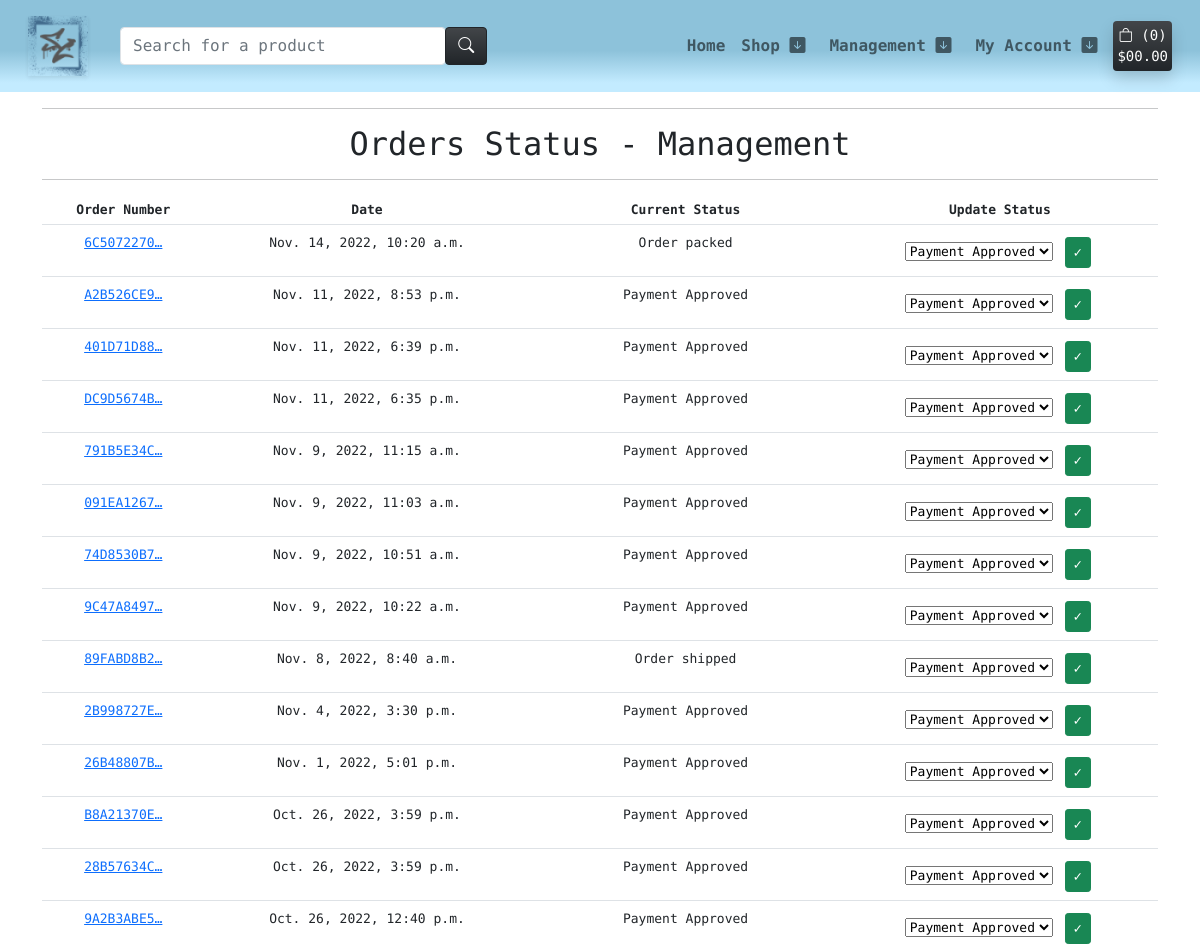
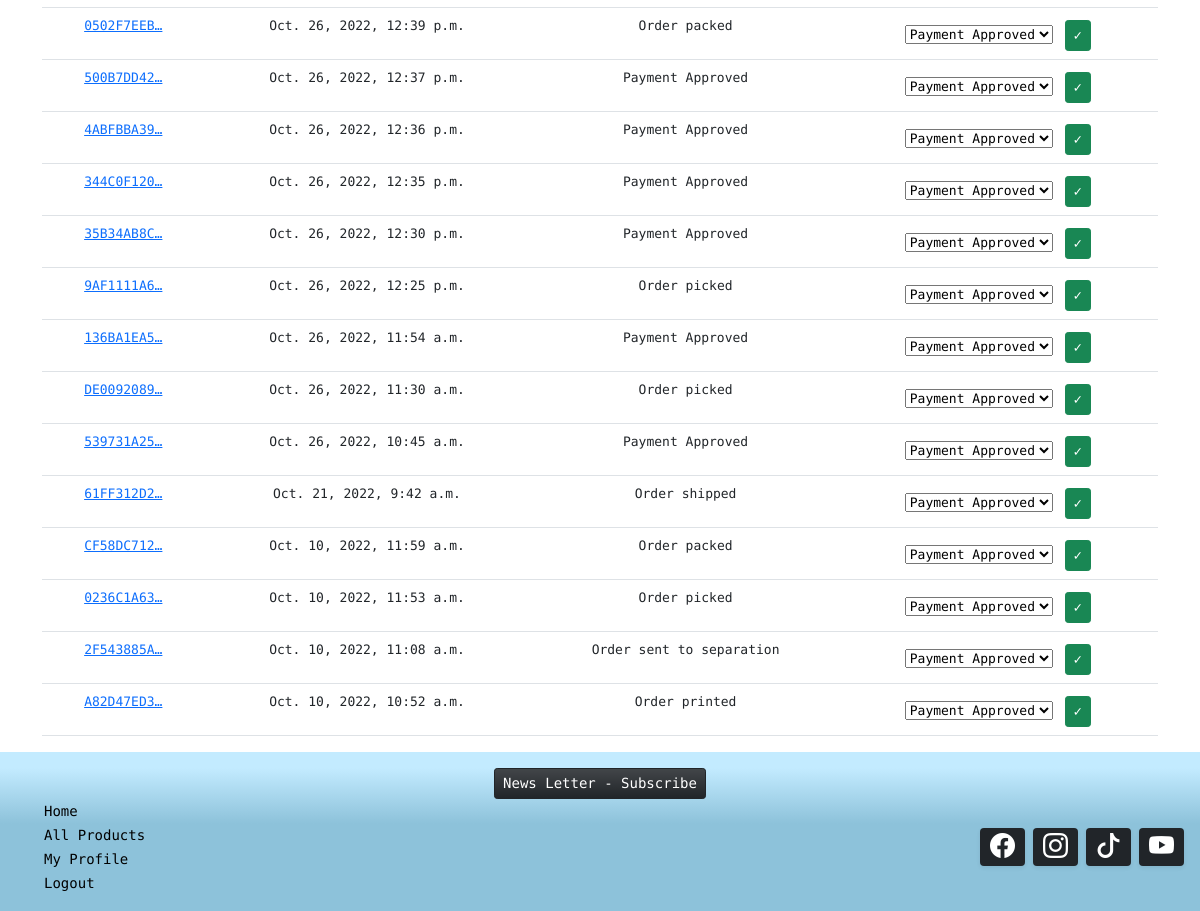
The app's page /management/orders-status/ (signed in) with its own data (2 pictures, top to bottom).
### checkout/models.py (models this page shows, shortened)
class Order(models.Model):
    order_number = models.CharField(max_length=32, null=False, editable=False)
    user_profile = models.ForeignKey(UserProfile, on_delete=models.SET_NULL,
                                     null=True, blank=True, related_name='orders')
    full_name = models.CharField(max_length=50, null=False, blank=False)
    email = models.EmailField(max_length=254, null=False, blank=False)
    phone_number = models.CharField(max_length=20, null=False, blank=False)
    country = CountryField(blank_label='Country *', null=False, blank=False)
    postcode = models.CharField(max_length=20, null=True, blank=True)
    town_or_city = models.CharField(max_length=40, null=False, blank=False)
    street_address1 = models.CharField(max_length=80, null=False, blank=False)
    street_address2 = models.CharField(max_length=80, null=True, blank=True)
    county = models.CharField(max_length=80, null=True, blank=True)
    date = models.DateTimeField(auto_now_add=True)
    valid_coupon = models.CharField(max_length=25, null=True, blank=True)
    discount_total = models.DecimalField(max_digits=6, decimal_places=2, null=False, default=0)
    delivery_cost = models.DecimalField(max_digits=6, decimal_places=2, null=False, default=0)
    order_total = models.DecimalField(max_digits=10, decimal_places=2, null=False, default=0)
    grand_total = models.DecimalField(max_digits=10, decimal_places=2, null=False, default=0)
    original_bag = models.TextField(null=False, blank=False, default='')
    stripe_pid = models.CharField(max_length=254, null=False, blank=False, default='')
    STATUS_A = 'Payment Approved'
    STATUS_ONE = 'Order printed'
    STATUS_TWO = 'Order picked'
    STATUS_THREE = 'Order packed'
    STATUS_FOUR = 'Order shipped'
    STATUS_FIVE = 'Order delivered'
    ORDER_STATUS = [
        (STATUS_A, 'Payment Approved'),
        (STATUS_ONE, 'Order printed'),
        (STATUS_TWO, 'Order picked'),
        (STATUS_THREE, 'Order packed'),
        (STATUS_FOUR, 'Order shipped'),
        (STATUS_FIVE, 'Order delivered')
        ]
    status = models.CharField(
        max_length=25,
        choices=ORDER_STATUS,
        blank=False, default=STATUS_A
        )

### management/views.py (the view)
# urls.py: path('orders-status/', views.orders_status, name='orders_status'),
@login_required
def orders_status(request):
    orders = Order.objects.all().order_by("-date")
    form = OrderStatusForm()
    if not request.user.is_superuser:
        messages.error(request, 'Sorry, only store owners can view this page.')
        return redirect(reverse('home'))
    context = {
        'orders': orders,
        'form': form,
    }
    return render(request, 'management/admin_status.html', context)

### management/forms.py
class OrderStatusForm(forms.ModelForm):
    class Meta:
        model = Order
        fields = [
            'status'
        ]

### templates/management/admin_status.html (shortened to what this page needs)
{% extends "base.html" %}
{% load i18n %}
{% block content %}
<div class="container text-center">
    <hr>
    <h2 class="m-2">Orders Status - Management</h2>
    <hr>
</div>
{% load account %}
<div class="container text-center">
    <div class="row">
        <div class="col table-responsive">
            <table class="table table-sm table-borderless" style="font-size: 13px;">
                <thead>
                    <tr class="border-bottom">
                        <th>Order Number</th>
                        <th>Date</th>
                        <th>Current Status</th>
                        <th>Update Status</th>
                    </tr>
                </thead>
                <tbody>
                    {% for order in orders %}
                        <tr class="border-bottom">
                            <td class="pt-2">
                                <a href="{% url 'order_details' order.order_number %}"
                                title="{{ order.order_number }}">
                                    {{ order.order_number|truncatechars:10 }}
                                </a>
                            </td>
                            <td class="pt-2">{{ order.date }}</td>
                            <td class="pt-2">{{ order.status }}</td>
                            <td class="pt-2">
                                <form method="POST" action="{% url 'update_status' order.pk %}">
                                    {% for field in form %}
                                        {{ field }}
                                    {% endfor %}
                                    <input class="btn btn-sm btn-success m-1" type="submit" value="&#x2713">
                                </form>
                            </td>
                        </tr>
                    {% endfor %}
                </tbody>
            </table>
        </div>
    </div>
</div>
{%endblock%}

### static/css/style.css (style rules this page uses)
body { font-family: 'Syne Mono', sans-serif; }

### records on screen
Order: order_number "6C5072270…", date "Nov. 14, 2022, 10:20 a.m.", status "Order packed"
Order: order_number "A2B526CE9…", date "Nov. 11, 2022, 8:53 p.m.", status "Payment Approved"
Order: order_number "401D71D88…", date "Nov. 11, 2022, 6:39 p.m.", status "Payment Approved"
Order: order_number "DC9D5674B…", date "Nov. 11, 2022, 6:35 p.m.", status "Payment Approved"
Order: order_number "791B5E34C…", date "Nov. 9, 2022, 11:15 a.m.", status "Payment Approved"
Order: order_number "091EA1267…", date "Nov. 9, 2022, 11:03 a.m.", status "Payment Approved"
Order: order_number "74D8530B7…", date "Nov. 9, 2022, 10:51 a.m.", status "Payment Approved"
Order: order_number "9C47A8497…", date "Nov. 9, 2022, 10:22 a.m.", status "Payment Approved"
Order: order_number "89FABD8B2…", date "Nov. 8, 2022, 8:40 a.m.", status "Order shipped"
Order: order_number "2B998727E…", date "Nov. 4, 2022, 3:30 p.m.", status "Payment Approved"
Order: order_number "26B48807B…", date "Nov. 1, 2022, 5:01 p.m.", status "Payment Approved"
Order: order_number "B8A21370E…", date "Oct. 26, 2022, 3:59 p.m.", status "Payment Approved"
Order: order_number "28B57634C…", date "Oct. 26, 2022, 3:59 p.m.", status "Payment Approved"
Order: order_number "9A2B3ABE5…", date "Oct. 26, 2022, 12:40 p.m.", status "Payment Approved"
Order: order_number "0502F7EEB…", date "Oct. 26, 2022, 12:39 p.m.", status "Order packed"
Order: order_number "500B7DD42…", date "Oct. 26, 2022, 12:37 p.m.", status "Payment Approved"
Order: order_number "4ABFBBA39…", date "Oct. 26, 2022, 12:36 p.m.", status "Payment Approved"
Order: order_number "344C0F120…", date "Oct. 26, 2022, 12:35 p.m.", status "Payment Approved"
Order: order_number "35B34AB8C…", date "Oct. 26, 2022, 12:30 p.m.", status "Payment Approved"
Order: order_number "9AF1111A6…", date "Oct. 26, 2022, 12:25 p.m.", status "Order picked"
Order: order_number "136BA1EA5…", date "Oct. 26, 2022, 11:54 a.m.", status "Payment Approved"
Order: order_number "DE0092089…", date "Oct. 26, 2022, 11:30 a.m.", status "Order picked"
Order: order_number "539731A25…", date "Oct. 26, 2022, 10:45 a.m.", status "Payment Approved"
Order: order_number "61FF312D2…", date "Oct. 21, 2022, 9:42 a.m.", status "Order shipped"
Order: order_number "CF58DC712…", date "Oct. 10, 2022, 11:59 a.m.", status "Order packed"
Order: order_number "0236C1A63…", date "Oct. 10, 2022, 11:53 a.m.", status "Order picked"
Order: order_number "2F543885A…", date "Oct. 10, 2022, 11:08 a.m.", status "Order sent to separation"
Order: order_number "A82D47ED3…", date "Oct. 10, 2022, 10:52 a.m.", status "Order printed"

### other values on screen
{{ product_count }} "0"
